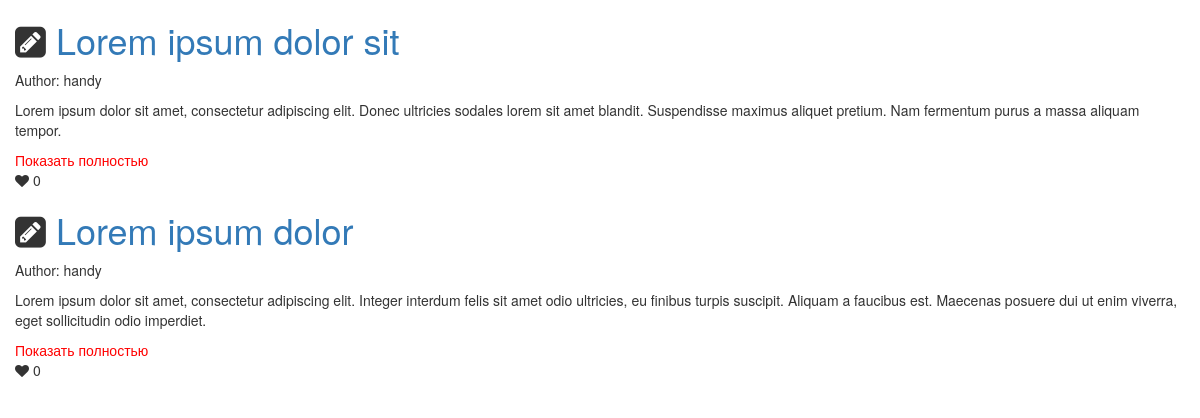
The page / on the database its author committed.
### tables this page shows
CREATE TABLE `articles` (
  `id` int(11) NOT NULL AUTO_INCREMENT,
  `title` varchar(255) NOT NULL,
  `author` varchar(255) NOT NULL,
  `body` text NOT NULL,
  `short_content` varchar(255) NOT NULL,
  `like_count` int(11) NOT NULL,
  PRIMARY KEY (`id`)
);

### config/routes.php (called while the page is built)
<?php
return array(
    'articles/([0-9]+)' => 'articles/view/$1',
    'articles' => 'articles/index',
    '' => 'articles/index'
);

### controller/ArticlesController.php (called while the page is built, shortened)
<?php
include_once ROOT. '/model/Article.php';
class ArticlesController
{
    public function actionIndex()
    {
        $articlesList = Article::getArticlesList();
        require_once(ROOT . '/view/articles/index.php');
        return true;
    }
}

### index.php (called while the page is built, shortened)
<?php
require_once(ROOT.'/config/Router.php');
$router = new Router();
$router->run();

### model/Article.php (called while the page is built, shortened)
<?php
class Article
{
    public static function getArticlesList() {
        $db = Database::getConnection();
        $articlesList = array();
        $result = $db->query('SELECT id, title, author, body, short_content, like_count  FROM articles ORDER BY id ASC LIMIT 10');
        $i = 0;
        while($row = $result->fetch()) {
            $articlesList[$i]['id'] = $row['id'];
            $articlesList[$i]['title'] = $row['title'];
            $articlesList[$i]['author'] = $row['author'];
            $articlesList[$i]['body'] = $row['body'];
            $articlesList[$i]['short_content'] = $row['short_content'];
            $articlesList[$i]['like_count'] = $row['like_count'];
            $i++;
        }
        return $articlesList;
    }
}

### view/articles/index.php (the view, shortened to what this page needs)
<?php require_once(ROOT . '/view/layout.php'); ?>
<html>
    <head>
    </head>
    <body>
        <div class="container">
            <div class="row">
                <?php foreach($articlesList as $articleItem){?>
                    <h1><i class="fa fa-pencil-square"></i>
                        <a href="/articles/<?= $articleItem['id'] ?>"><?= $articleItem['title']; ?></a></h1>
                    <p>Author: <?= $articleItem['author']; ?></p>
                    <p class="content<?= $articleItem['id']; ?>"><?= $articleItem['short_content']; ?></p>
                    <span class="showfullcontent" article_id="<?= $articleItem['id']; ?>" id="show<?= $articleItem['id']; ?>">Показать полностью</span><br>
                    <p><i class="fa fa-heart"></i> <?= $articleItem['like_count']; ?></p>
                <?php } ?>
            </div>
        </div>
    </body>
</html>

### config/Router.php (shortened to what this page needs)
<?php
class Router
{
    private $routes;
    public function __construct()
    {
        $routesPath = 'routes.php';
        $this->routes = include($routesPath);
    }
    private function getURI()
    {
        if (!empty($_SERVER['REQUEST_URI'])) {
            return trim($_SERVER['REQUEST_URI'], '/');
        }
    }
    public function run()
    {
        $uri = $this->getURI();
        foreach ($this->routes as $uriPattern => $path) {
            if(preg_match("~$uriPattern~", $uri)) {
                $internalRoute = preg_replace("~$uriPattern~", $path, $uri);
                $segments = explode('/', $internalRoute);
                $controllerName = array_shift($segments).'Controller';
                $actionName = 'action'.ucfirst(array_shift($segments));
                $parameters = $segments;
                $controllerObject = new $controllerName;
                $result = call_user_func_array(array($controllerObject, $actionName), $parameters);
                if ($result != null) {
                    break;
                }
            }
        }
    }
}

### rows shown on the page
articles: title "Lorem ipsum dolor sit", author "handy", short_content "Lorem ipsum dolor sit amet, consectetur adipiscing elit. Donec ultricies sodales lorem sit amet blandit. Suspendisse maximus aliquet pretium. Nam fermentum purus a massa aliquam tempor.", like_count "0"
articles: title "Lorem ipsum dolor", author "handy", short_content "Lorem ipsum dolor sit amet, consectetur adipiscing elit. Integer interdum felis sit amet odio ultricies, eu finibus turpis suscipit. Aliquam a faucibus est. Maecenas posuere dui ut enim viverra, eget sollicitudin odio imperdiet.", like_count "0"
